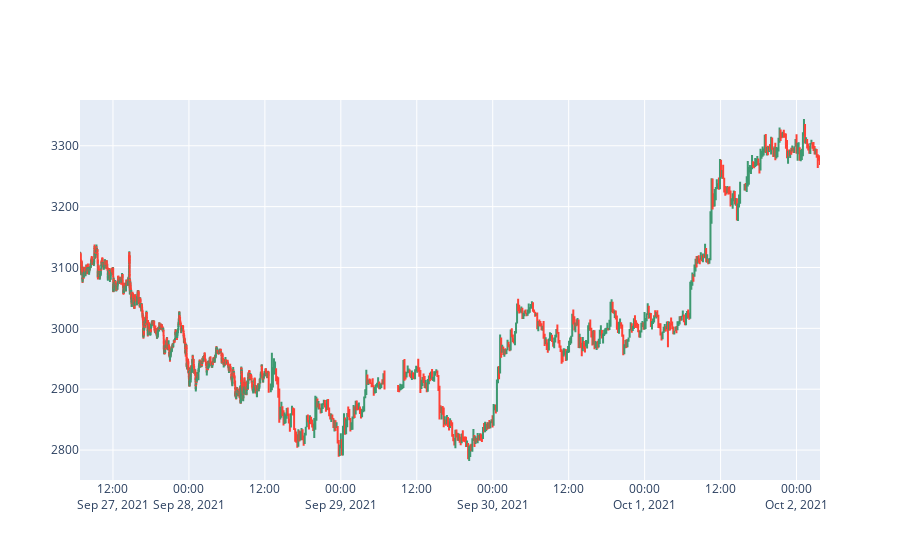

Notebook code for this chart:
### Code cell
if do_aggregate:
    df = new_df
    print(df.shape)
    draw(df)

### Figure 1 — Plotly figure (JSON) as saved in the notebook; plotly's stock layout.template omitted (floating-point values rounded to 4 significant figures; data arrays with more than 128 entries replaced by an {"elided": "..."} marker saying what was removed)
{"data": [{"close": {"elided": "1657 float values"}, "high": {"elided": "1657 float values"}, "low": {"elided": "1657 float values"}, "open": {"elided": "1657 float values"}, "type": "candlestick", "x": {"elided": "1657 str values"}}], "layout": {"xaxis": {"rangeslider": {"visible": false}}}}
